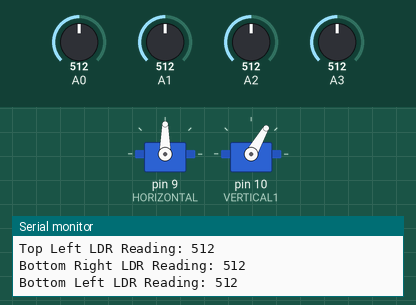
This sketch was run on a simulated Arduino Uno, built with avr-gcc and run on an emulated ATmega328P. Parts: 2 × servo, the last lines printed to the serial monitor. The test bench sets the inputs (shaded band); at power-on: A2 = 512, A0 = 512, A1 = 512, A3 = 512.

Above: at 2.2 s.
2.3 s: A2 set to 526
At 2.5 s:
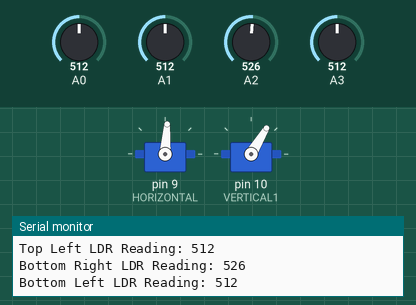
5.3 s: A0 set to 535
8.3 s: A1 set to 716
At 8.51 s:
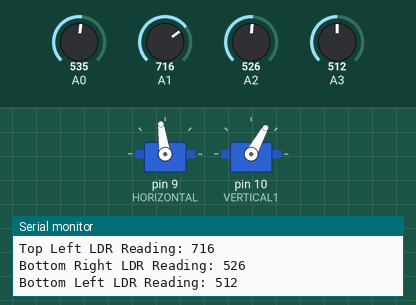
11.3 s: A3 set to 306
At 12.18 s:
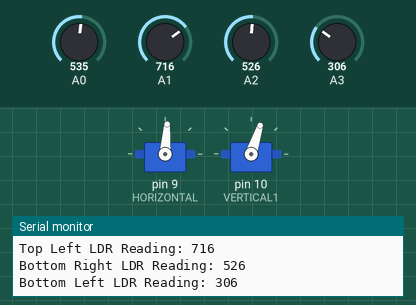
14.3 s: A2 set to 306
At 14.85 s:
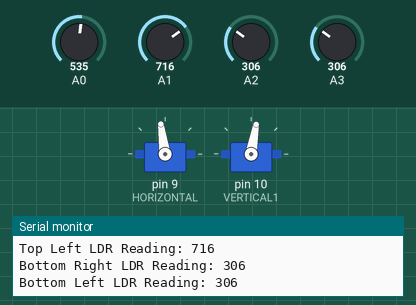
17.3 s: A3 set to 30
At 21.51 s:
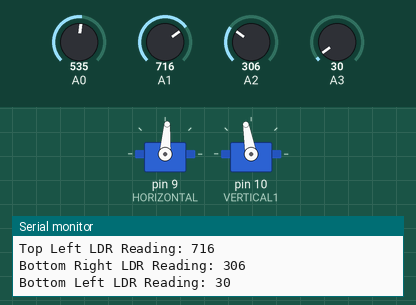
Timing chart, 0 to 23.1 s (numbered marks = the images above; inputs shaded):
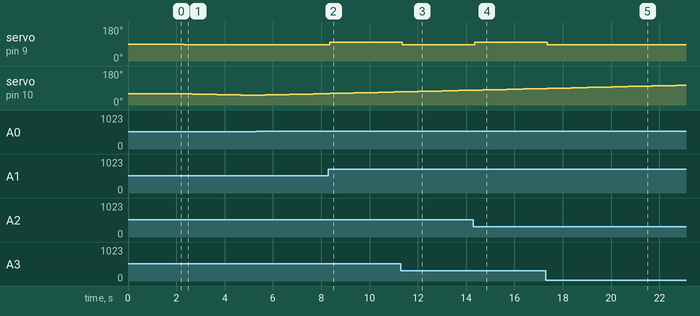

Measured:
- after the input at 2.3 s, servo on pin 9 (HORIZONTAL): 90° → 86° at once; servo on pin 10 (VERTICAL1): moves from 60° to 51° over 2.7 s, starting at once
- after the input at 8.3 s, servo on pin 9 (HORIZONTAL): 86° → 98° at once
- after the input at 11.3 s, servo on pin 9 (HORIZONTAL): 98° → 86° after 0.05 s
- after the input at 14.3 s, servo on pin 9 (HORIZONTAL): 86° → 98° after 0.05 s
- after the input at 17.3 s, servo on pin 9 (HORIZONTAL): 98° → 86° after 0.06 s

The sketch:

sun_tracking_solarcell.ino
```cpp
#include<Servo.h>
Servo HORIZONTAL;
Servo VERTICAL1;
//Servo VERTICAL2;
int V1POS;
int DELAY = 250;
int TOL = 0;
//int V2POS = 60;

void setup() {
  // put your setup code here, to run once:
  Serial.begin(9600);
  HORIZONTAL.attach(9); //Horizontal 360 Servo
  VERTICAL1.attach(10); // Vertical Servo
  V1POS = 60;
  VERTICAL1.write(V1POS);
  delay(1000);
  //VERTICAL2.attach(11); // Vertical Servo
}


void loop() {
  // put your main code here, to run repeatedly:
  int LDRTR = analogRead(0);
  int LDRTL = analogRead(1);
  int LDRBR = analogRead(2);
  int LDRBL = analogRead(3);


  int AVGT = (LDRTL + LDRTR) / 2;
  int AVGB = (LDRBR + LDRBL) / 2;
  int AVGR = (LDRTR + LDRBR) / 2;
  int AVGL = (LDRBL + LDRTL) / 2;

  int DIFFV = abs((AVGT - AVGB));
  int DIFFH = abs((AVGR - AVGL));


/*
 * Less than 92 will make it rotate clockwise
 * More than 92 will make it rotate anti-clockwise
*/

  if (DIFFH > TOL)
  {
    if (AVGR > AVGL)
    {
      HORIZONTAL.write(86);
    }
    if (AVGL > AVGR)
    {
      HORIZONTAL.write(98);
    }
    if (abs(AVGL - AVGR) <= 5) //<<<<-----------------------------VARIABLE
    {
      HORIZONTAL.write(92);
    }
  }

  if (DIFFV > TOL)
  {
    if( V1POS >= 179)
      {
        V1POS=170;
      }

    else if(V1POS <= 1)
      {
        V1POS=10;
      }

    if (AVGT > AVGB)
    {
      V1POS++;
    }
    else if (AVGB > AVGT)
    {
      V1POS--;
    }
     VERTICAL1.write(V1POS);
  }
  Serial.print("Vertical Servo Position: ");
  Serial.println(V1POS);
  Serial.print("Top Right LDR Reading: ");
  Serial.println(LDRTR);
  Serial.print("Top Left LDR Reading: ");
  Serial.println(LDRTL);
  Serial.print("Bottom Right LDR Reading: ");
  Serial.println(LDRBR);
  Serial.print("Bottom Left LDR Reading: ");
  Serial.println(LDRBL);
  delay(DELAY);
}
```
